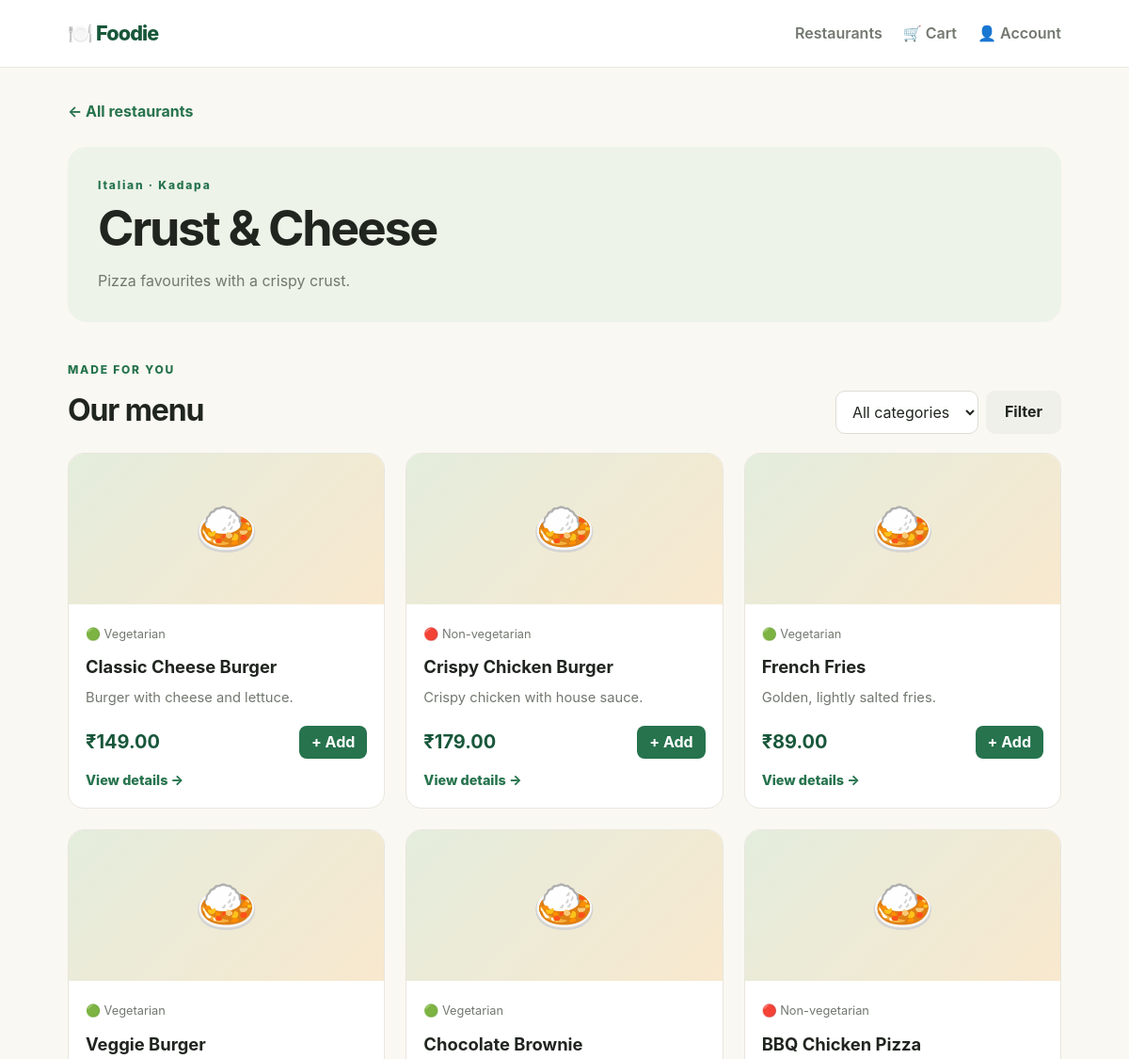
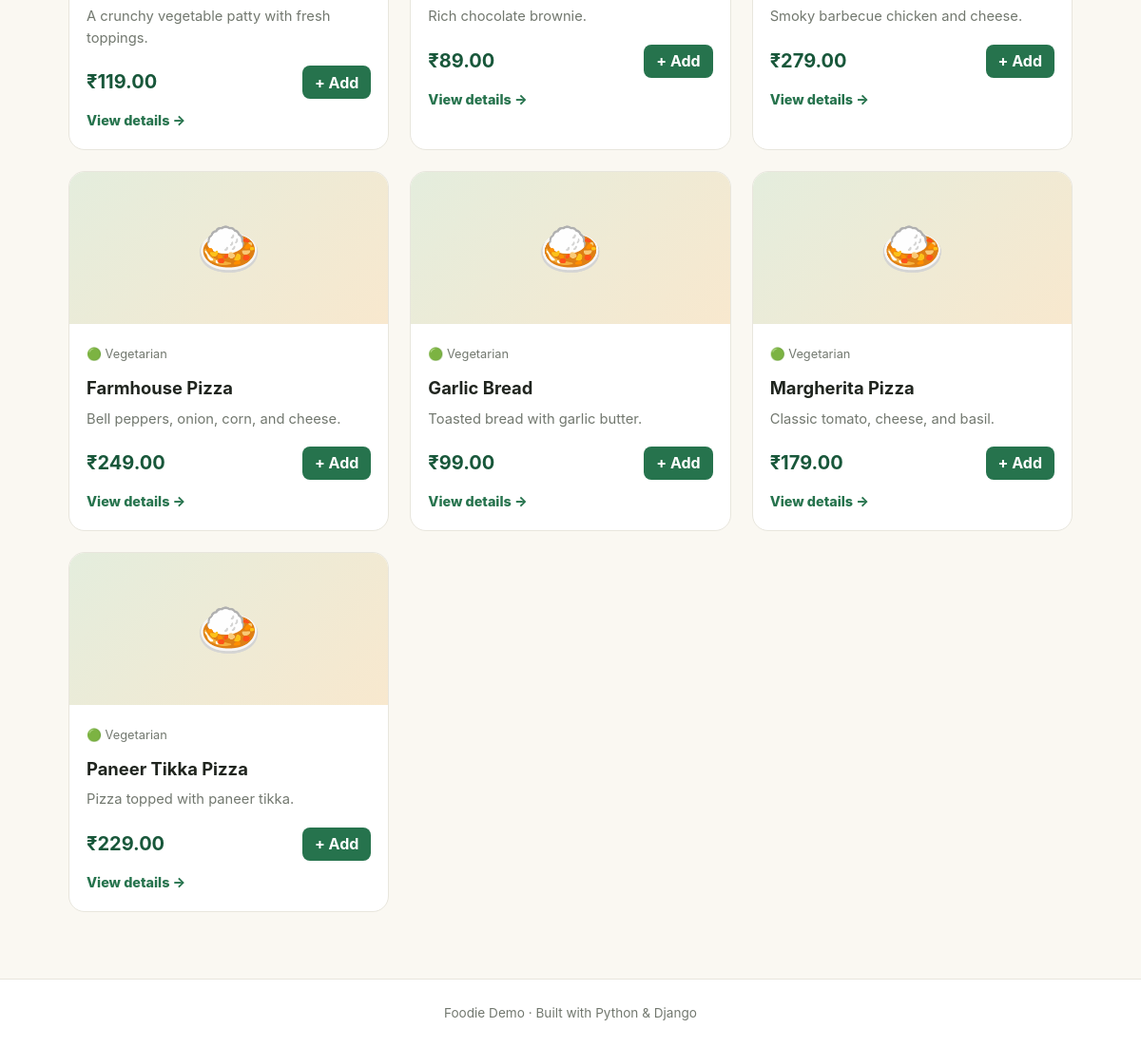
The page /restaurant/2/ on the database its author committed (2 pictures, top to bottom).
### restaurants/models.py (models this page shows, shortened)
class Restaurant(models.Model):
    name = models.CharField(max_length=120)
    description = models.TextField(blank=True)
    cuisine = models.CharField(max_length=80, default="Multi-cuisine")
    location = models.CharField(max_length=120, default="Kadapa")
    image_url = models.URLField(blank=True)
    is_open = models.BooleanField(default=True)

class FoodItem(models.Model):
    restaurant = models.ForeignKey(Restaurant, on_delete=models.CASCADE, related_name="menu_items")
    category = models.ForeignKey(Category, on_delete=models.SET_NULL, null=True, related_name="food_items")
    name = models.CharField(max_length=120)
    description = models.TextField(blank=True)
    price = models.DecimalField(max_digits=7, decimal_places=2)
    image_url = models.URLField(blank=True)
    is_vegetarian = models.BooleanField(default=True)
    is_available = models.BooleanField(default=True)

### restaurants/views.py (the view)
# urls.py: path("restaurant/<int:restaurant_id>/", views.restaurant_detail, name="restaurant_detail"),
def restaurant_detail(request, restaurant_id):
    restaurant = get_object_or_404(Restaurant, pk=restaurant_id)
    menu_items = restaurant.menu_items.filter(is_available=True).select_related("category").order_by("category__name", "name")
    categories = Category.objects.all().order_by("name")
    category_id = request.GET.get("category", "").strip()
    if category_id.isdigit():
        menu_items = menu_items.filter(category_id=int(category_id))
    return render(request, "restaurants/restaurant_detail.html", {
        "restaurant": restaurant, "menu_items": menu_items, "categories": categories,
        "selected_category": category_id,
    })

### restaurants/templates/restaurants/restaurant_detail.html (shortened to what this page needs)
{% extends "restaurants/base.html" %}
{% block content %}
<a class="back-link" href="{% url 'home' %}">← All restaurants</a>
<section class="restaurant-banner">
  <p class="eyebrow">{{ restaurant.cuisine }} · {{ restaurant.location }}</p>
  <h1>{{ restaurant.name }}</h1><p>{{ restaurant.description }}</p>
</section>
<div class="section-heading">
  <div><p class="eyebrow">MADE FOR YOU</p><h2>Our menu</h2></div>
  <form method="get" class="filter-form">
    <select name="category" aria-label="Filter by category">
      <option value="">All categories</option>
    </select><button type="submit" class="button-secondary">Filter</button>
  </form>
</div>
<div class="food-grid">
{% for food in menu_items %}
  <article class="food-card">
    {% if food.image_url %}<img class="food-image" src="{{ food.image_url }}" alt="{{ food.name }}">
    {% else %}<div class="food-image placeholder">🍛</div>{% endif %}
    <div class="card-content">
      <span class="veg-label">{% if food.is_vegetarian %}🟢 Vegetarian{% else %}🔴 Non-vegetarian{% endif %}</span>
      <h3>{{ food.name }}</h3><p>{{ food.description|default:"Prepared fresh and served with care." }}</p>
      <div class="price-row"><strong>₹{{ food.price }}</strong>
        <form method="post" action="{% url 'add_to_cart' food.id %}">{% csrf_token %}
          <button type="submit" class="add-button">+ Add</button>
        </form>
      </div>
      <a class="text-link details-link" href="{% url 'food_detail' food.id %}">View details →</a>
    </div>
  </article>
{% empty %}<div class="empty-state"><h3>No menu items in this category</h3><p>Please select another category.</p></div>{% endfor %}
</div>
{% endblock %}

### restaurants/templates/restaurants/base.html (shortened to what this page needs)
{% load static %}
<!DOCTYPE html>
<html lang="en">
<head>
  <link rel="stylesheet" href="{% static 'restaurants/style.css' %}">
</head>
<body>
  <header class="site-header">
    <a class="brand" href="{% url 'home' %}">🍽️ Foodie</a>
    <nav class="nav-links">
      <a href="{% url 'home' %}">Restaurants</a>
      <a class="nav-cart" href="{% url 'cart' %}">🛒 Cart</a>
      <a class="account-link" href="{% url 'admin:index' %}" title="Account">👤 Account</a>
    </nav>
  </header>
  <main class="container">{% block content %}{% endblock %}</main>
  <footer class="footer">Foodie Demo · Built with Python & Django</footer>
</body>
</html>

### restaurants/static/restaurants/style.css (style rules this page uses)
:root { --ink: #20251f; --muted: #72786f; --green: #26734d; --green-dark: #18573a; --cream: #faf8f2; --line: #e8e6dd; --white: #ffffff; }
* { box-sizing: border-box; }
body { margin: 0; background: var(--cream); color: var(--ink); font-family: -apple-system, BlinkMacSystemFont, "Segoe UI", sans-serif; line-height: 1.55; }
a { color: inherit; text-decoration: none; }
.site-header { height: 72px; display: flex; align-items: center; justify-content: space-between; padding: 0 max(6%, calc((100% - 1180px)/2)); background: var(--white); border-bottom: 1px solid var(--line); }
.brand { font-size: 1.35rem; font-weight: 800; letter-spacing: -.04em; color: var(--green-dark); }
.site-header nav a { color: var(--muted); font-weight: 600; }
.container { width: min(1180px, 88%); margin: 0 auto; min-height: calc(100vh - 145px); padding: 34px 0 70px; }
.eyebrow { color: var(--green); font-size: .75rem; letter-spacing: .15em; font-weight: 800; margin: 0 0 8px; }
h1, h2, h3, p { margin-top: 0; }
h1 { font-size: clamp(2rem, 5vw, 3.25rem); line-height: 1.1; letter-spacing: -.045em; margin-bottom: 14px; }
h2 { font-size: clamp(1.5rem, 3vw, 2rem); letter-spacing: -.035em; margin-bottom: 0; }
h3 { font-size: 1.15rem; margin: 10px 0 7px; }
input, select { min-height: 46px; border: 1px solid #dcded5; border-radius: 10px; padding: 0 13px; background: white; color: var(--ink); font: inherit; }
button, .button-link { min-height: 46px; border: 0; border-radius: 10px; background: var(--green); color: white; padding: 0 20px; font: inherit; font-weight: 700; cursor: pointer; display: inline-flex; align-items: center; justify-content: center; }
.section-heading { display: flex; justify-content: space-between; align-items: end; gap: 16px; margin: 42px 0 20px; }
.restaurant-grid, .food-grid { display: grid; grid-template-columns: repeat(3, minmax(0, 1fr)); gap: 22px; }
.restaurant-card, .food-card { background: white; border: 1px solid var(--line); border-radius: 17px; overflow: hidden; transition: transform .18s ease, box-shadow .18s ease; }
.food-image { width: 100%; height: 160px; object-fit: cover; display: block; }
.placeholder { display: grid; place-items: center; background: linear-gradient(135deg, #e4eddd, #f8e8ce); font-size: 3.5rem; }
.card-content { padding: 18px; }
.card-content p { color: var(--muted); font-size: .92rem; margin-bottom: 10px; }
.card-top, .price-row { display: flex; justify-content: space-between; align-items: center; gap: 8px; }
.text-link { color: var(--green); font-weight: 800; display: inline-flex; align-items: center; gap: 7px; }
.back-link { display: inline-block; color: var(--green); font-weight: 700; margin-bottom: 25px; }
.restaurant-banner { padding: 32px; background: #edf3e8; border-radius: 20px; }
.restaurant-banner p:last-child { color: var(--muted); margin-bottom: 0; }
.filter-form { display: flex; gap: 8px; }
.button-secondary { min-height: 42px; }
.veg-label { color: var(--muted); font-size: .8rem; margin: 10px 0 5px; }
.price-row { margin-top: 18px; }
.price-row strong, .detail-price { font-size: 1.25rem; color: var(--green-dark); }
.footer { text-align: center; padding: 25px; color: var(--muted); border-top: 1px solid var(--line); background: white; font-size: .85rem; }
.nav-links { display:flex;align-items:center;gap:22px }
.nav-cart { font-weight:700;color:var(--green-dark) }
.account-link { color:var(--muted);font-weight:600 }
.add-button { min-height:35px;padding:0 13px;border-radius:8px }
.details-link { margin-top:12px;font-size:.9rem }
.button-secondary { background:#eef0e9;color:var(--ink) }

### rows shown on the page
Restaurant: cuisine "Italian", location "Kadapa", name "Crust & Cheese", description "Pizza favourites with a crispy crust."
FoodItem: is_vegetarian "🟢 Vegetarian", name "Classic Cheese Burger", description "Burger with cheese and lettuce.", price "149.00"
FoodItem: is_vegetarian "🔴 Non-vegetarian", name "Crispy Chicken Burger", description "Crispy chicken with house sauce.", price "179.00"
FoodItem: is_vegetarian "🟢 Vegetarian", name "French Fries", description "Golden, lightly salted fries.", price "89.00"
FoodItem: is_vegetarian "🟢 Vegetarian", name "Veggie Burger", description "A crunchy vegetable patty with fresh toppings.", price "119.00"
FoodItem: is_vegetarian "🟢 Vegetarian", name "Chocolate Brownie", description "Rich chocolate brownie.", price "89.00"
FoodItem: is_vegetarian "🔴 Non-vegetarian", name "BBQ Chicken Pizza", description "Smoky barbecue chicken and cheese.", price "279.00"
FoodItem: is_vegetarian "🟢 Vegetarian", name "Farmhouse Pizza", description "Bell peppers, onion, corn, and cheese.", price "249.00"
FoodItem: is_vegetarian "🟢 Vegetarian", name "Garlic Bread", description "Toasted bread with garlic butter.", price "99.00"
FoodItem: is_vegetarian "🟢 Vegetarian", name "Margherita Pizza", description "Classic tomato, cheese, and basil.", price "179.00"
FoodItem: is_vegetarian "🟢 Vegetarian", name "Paneer Tikka Pizza", description "Pizza topped with paneer tikka.", price "229.00"
